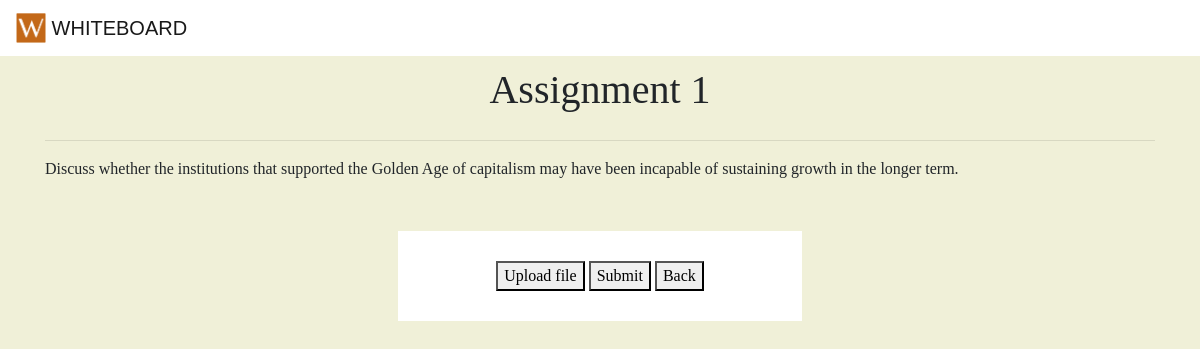
Page /assignment/1/ on the committed database.
### canvas/models.py (models this page shows, shortened)
class Assignment(models.Model):
    assignment_id = models.IntegerField(primary_key=True)
    quest_id = models.ForeignKey(Quest, null=True,on_delete=models.CASCADE)
    description = models.CharField(null = True, max_length = 500)
    file = models.FileField(null = True)

### canvas/views.py (the view)
# urls.py: url(r'^assignment/(?P<assignment_id>[0-9]+)/$', AssignmentView.as_view(), name='specific_assignment'),
class AssignmentView(View):
	def get(self, request, assignment_id):
		try:
			assignment_specific = Assignment.objects.get(pk = assignment_id)
		except Assignment.DoesNotExist:
			raise Http404("Assignment does not exist.")
		return render(request, 'Assignment.html', {'assignment_specific':assignment_specific, 'assignment_id':assignment_id})

### templates/Assignment.html (shortened to what this page needs)
<!DOCTYPE html>
<html>
{% load static %}
<head>
	<link rel="stylesheet" href="https://maxcdn.bootstrapcdn.com/bootstrap/4.0.0-beta/css/bootstrap.min.css">
	<link rel="stylesheet" href= "{% static "style.css" %}">
</head>
<body>
	<nav class="navbar navbar-light bg-faded">
	  <a class="navbar-brand" href="{% url 'welcome'%}">
	    <img src="{% static "logo.png" %}" width="30" height="30" class="d-inline-block align-top" alt="">
	    WHITEBOARD
	  </a>
	</nav>
<div class="container">
	<h1 class="head">Assignment {{assignment_specific.assignment_id}} </h1>
		<hr>
		<table>
			<tbody>
				<p>{{assignment_specific.description}}</p>
			</tbody>
		</table>
</div>
	<br/>
	<div class="row head">
		<div class="col-md-4"></div>
		<div class="col-md-4" id="uploads">
			<button type="button">Upload file</button>
			<button type="button">Submit</button>
			<button type="button" onclick="location.href={% url 'student_home'%}">Back</button>
		</div>
		<div class="col-md-4"></div>
	</div>
</body>
</html>

### canvas/static/style.css (style rules this page uses)
* { box-sizing:border-box; }
body { font-family: 'Patrick Hand SC', cursive; background-color:#F0F0D8; }
h1 { text-align: center; }
.head, .instructions { text-align: center; font-family: 'Verdana'; padding: 10px; }
.navbar { font-family: 'Text Me One', sans-serif; background-color: white; }
#uploads { background-color:white; padding: 30px; }
table { font-family: arial, sans-serif; border-collapse: collapse; width: 100%; }

### rows in the picture
Assignment: assignment_id "1", description "Discuss whether the institutions that supported the Golden Age of capitalism may have been incapable of sustaining growth in the longer term."
